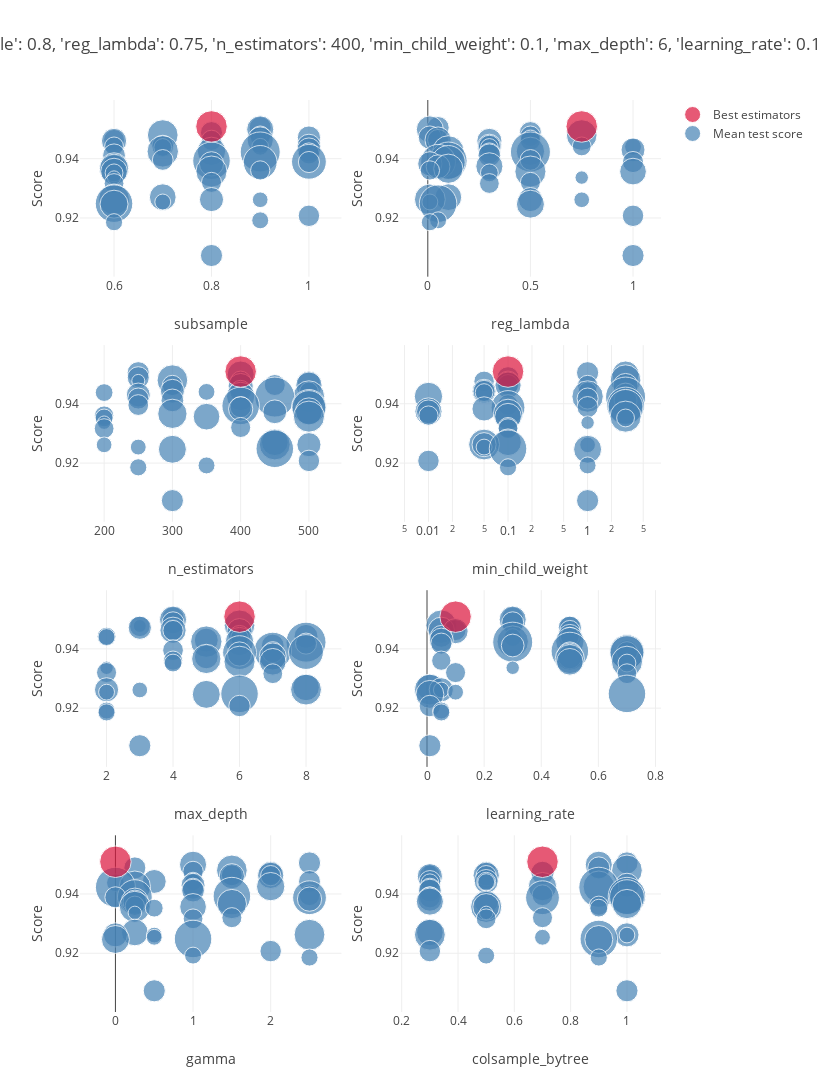

The cell this chart's notebook holds for it:
### Code cell
# plot parameters and scores
plot_grid_search(model_xgboost_random_search)
